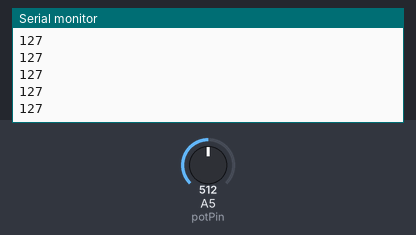
Simulated run of this sketch. Board: Arduino Uno, built with avr-gcc and run on an emulated ATmega328P. Parts: the last lines printed to the serial monitor. The inputs (shaded band) are chosen by the test bench; at power-on: A5 (potPin) = 512.

Above: at 1.2 s.
1.3 s: A5 (potPin) set to 716
At 1.32 s:
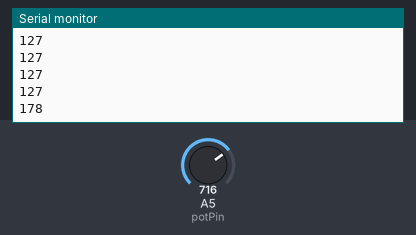
2.8 s: A5 (potPin) set to 900
At 2.83 s:
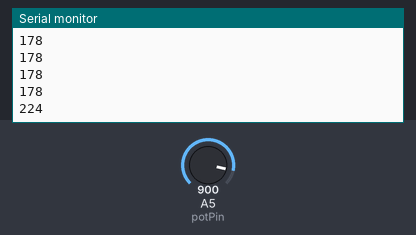
Timing chart, 0 to 5.8 s (numbered marks = the images above; inputs shaded):
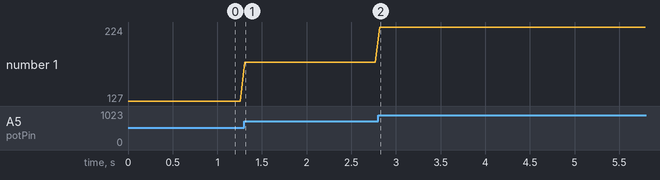

Measured:
- after the input at 1.3 s, the serial monitor: prints a new line at once (image 1)
- after the input at 2.8 s, the serial monitor: prints a new line at once (image 2)
- plotted number 1: 127 → 178 after the input at 1.3 s, 178 → 224 after the input at 2.8 s

The sketch:

serial_test01_arduino_dec.ino
```cpp
//Define Pins
int potPin = 5;

void setup(){
  //Create Serial Object (9600 Baud)
  Serial.begin(9600);
}

void loop(){
  int val = map(analogRead(potPin), 0, 1023, 0, 255);
  Serial.println(val);
  delay(50);
}
```
